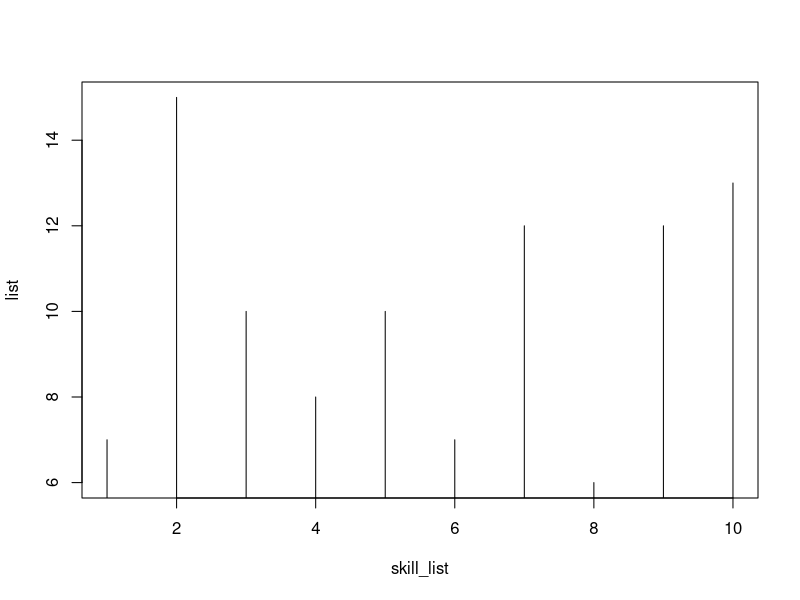
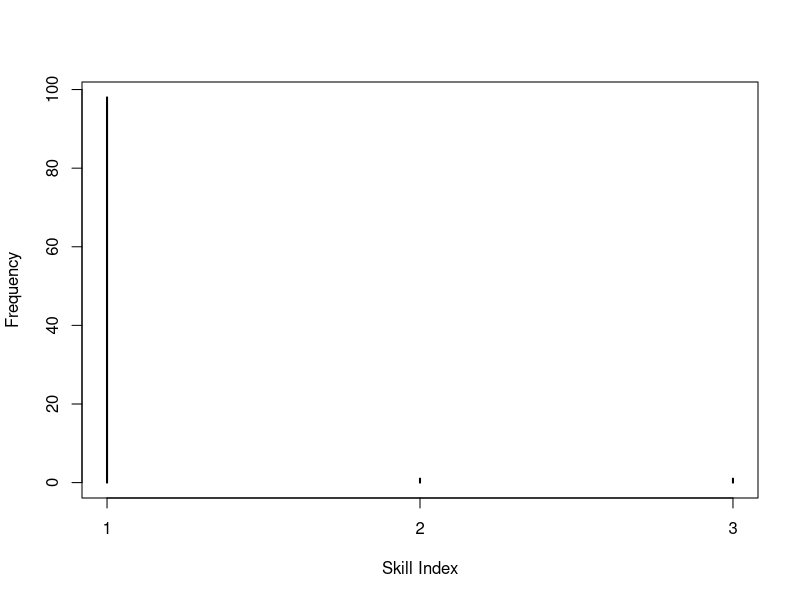

The R source for these figures, in order:
#weighted chinese restaurant process

#exercise-skill affiliation dummy data

num_of_skills = 10
num_of_exercises = 100
index <- c()
for(i in 1:num_of_exercises){
  index=append(index,sample(1:num_of_skills,1))
}
k=1
c=c()
for(j in 1:num_of_exercises){
  
  for(i in 1:num_of_skills){
    if(i==index[k]){
      c=append(c,1)
    }else{
      c=append(c,0)
    }
  }
  k=k+1
}

dummy_data_matrix <- matrix(c,nrow=num_of_exercises,ncol=num_of_skills, byrow = TRUE)

#dummy data ready
#columns represent each skill, and rows represents exercise

crp = function(data, alpha) {
  
  table <- c(1)
  next_table = 2
  for (i in 2:num_of_exercises) {
    if (runif(1,0,1) < alpha / (alpha + (length(table)))) {
      # Customer sits at new table
      table <- c(table, next_table)
      next_table=next_table+1
    } else {
      # Customer sits at an existing table.
      select_table <- wcrp_distribution(data,table)
      table <- c(table, select_table)
    }
  }
  table
}
#define probability distribution for table(skill) assignment

wcrp_distribution <- function(data,new_skill){
  
  probs = c()
  prior_skill <- which(data[length(new_skill)+1,]==1)
  for(l in 1:length(unique(new_skill))){

    indices = which(unique(new_skill)[l] == new_skill)
    
    cond_dist_skill <- vector(mode="numeric", length=num_of_skills)
    for(m in indices){
    cond_dist_skill[which(dummy_data_matrix[m,]==1)] <- cond_dist_skill[which(dummy_data_matrix[m,]==1)]
                                                           + 1
    }
    cond_dist_skill <- (1-B)^(-cond_dist_skill)
    softmax_vector <- cond_dist_skill/sum(cond_dist_skill)
    softmax <- softmax_vector[prior_skill]
    
    proportional_value <- length(indices)*(1+B*(softmax-1))            #DEFINE HERE
    probs = append(probs, proportional_value)
  }
  if(sum(probs) !=0)
    probs=probs/sum(probs)
  
  if(length(probs)>1)
    return(sample(x = unique(new_skill), size = 1, prob = probs, replace=T))
  else
    return(unique(new_skill))
}

#Results, and effect of parameters alpha and B on the final distributions
B=0.9
alpha_ = 10
alpha = (alpha_)*(1-B)


# Effect of distribution of expert label skills inside every newly assigned skills 
v = crp(dummy_data_matrix, alpha)
#indices of skill are exercise number
z=c()
for(i in 1:length(unique(v))){
  u=c()
  indexes <- which(unique(v)[i] == v)
  for(m in indexes){
    u= append(u,which(dummy_data_matrix[m,] == 1))
  }
  z[[i]] = table(u)/length(u)
  z=as.list(z)
}
z
length=0
for(i in 1:length(z)){
  length = length+length(z[[i]])
}
avg_length=length/length(z)
avg_length

skill_list <- c(1:10)
list = c()
for(i in 1:ncol(dummy_data_matrix)){
  list = append(list, sum(dummy_data_matrix[,i]))
}

plot(skill_list, list, type = "h")
plot(
  table( v )
  ,xlab="Skill Index", ylab="Frequency"
)


#as we increase value of alpha, wcrp will tend towards to our base distribution, which is uniform random  

#Exchangeable property

index_i=5
index_j=55
count=0
for(i in 1:1000){
  a = crp(dummy_data_matrix, alpha)
  b = crp(dummy_data_matrix, alpha)
  if(a[index_i] == a[index_j]){
    count=count+1
  }
}
count/1000